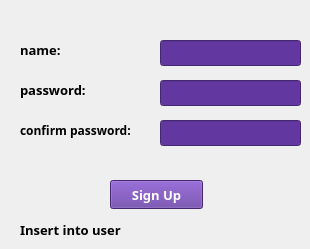
      <widget class="QWidget" name="sign_up_top">
       <widget class="QLabel" name="name_lbl_s">
        <property name="geometry">
         <rect>
          <x>20</x>
          <y>40</y>
          <width>63</width>
          <height>20</height>
         </rect>
        </property>
        <property name="font">
         <font>
          <family>Poppins</family>
          <pointsize>10</pointsize>
          <bold>true</bold>
         </font>
        </property>
        <property name="text">
         <string>name:</string>
        </property>
       </widget>
       <widget class="QLabel" name="pass_lbl_s">
        <property name="geometry">
         <rect>
          <x>20</x>
          <y>80</y>
          <width>81</width>
          <height>20</height>
         </rect>
        </property>
        <property name="font">
         <font>
          <family>Poppins</family>
          <pointsize>10</pointsize>
          <bold>true</bold>
         </font>
        </property>
        <property name="text">
         <string>password:</string>
        </property>
       </widget>
       <widget class="QLabel" name="pass_lbl_s_c">
        <property name="geometry">
         <rect>
          <x>20</x>
          <y>120</y>
          <width>131</width>
          <height>20</height>
         </rect>
        </property>
        <property name="font">
         <font>
          <family>Poppins</family>
          <bold>true</bold>
         </font>
        </property>
        <property name="text">
         <string>confirm password:</string>
        </property>
       </widget>
       <widget class="QPushButton" name="signup_btn">
        <property name="geometry">
         <rect>
          <x>110</x>
          <y>180</y>
          <width>93</width>
          <height>29</height>
         </rect>
        </property>
        <property name="font">
         <font>
          <family>Poppins</family>
          <pointsize>10</pointsize>
          <bold>true</bold>
         </font>
        </property>
        <property name="styleSheet">
         <string notr="true">background: #6237A0;
color: white</string>
        </property>
        <property name="text">
         <string>Sign Up</string>
        </property>
       </widget>
       <widget class="QLineEdit" name="name_inp_auth_s">
        <property name="geometry">
         <rect>
          <x>160</x>
          <y>40</y>
          <width>141</width>
          <height>26</height>
         </rect>
        </property>
        <property name="styleSheet">
         <string notr="true">background: #6237A0;
color: white</string>
        </property>
       </widget>
       <widget class="QLineEdit" name="pass_inp_auth_s">
        <property name="geometry">
         <rect>
          <x>160</x>
          <y>80</y>
          <width>141</width>
          <height>26</height>
         </rect>
        </property>
        <property name="styleSheet">
         <string notr="true">background: #6237A0;
color: white</string>
        </property>
        <property name="echoMode">
         <enum>QLineEdit::Password</enum>
        </property>
       </widget>
       <widget class="QLineEdit" name="cpass_">
        <property name="geometry">
         <rect>
          <x>160</x>
          <y>120</y>
          <width>141</width>
          <height>26</height>
         </rect>
        </property>
        <property name="styleSheet">
         <string notr="true">background: #6237A0;
color: white</string>
        </property>
        <property name="echoMode">
         <enum>QLineEdit::Password</enum>
        </property>
       </widget>
       <widget class="QLabel" name="userLbl">
        <property name="geometry">
         <rect>
          <x>20</x>
          <y>220</y>
          <width>111</width>
          <height>20</height>
         </rect>
        </property>
        <property name="font">
         <font>
          <family>Poppins</family>
          <pointsize>10</pointsize>
          <bold>true</bold>
         </font>
        </property>
        <property name="text">
         <string>Insert into user</string>
        </property>
       </widget>
       <widget class="QLabel" name="error_msg">
        <property name="geometry">
         <rect>
          <x>30</x>
          <y>160</y>
          <width>271</width>
          <height>20</height>
         </rect>
        </property>
        <property name="text">
         <string/>
        </property>
       </widget>
      </widget>
